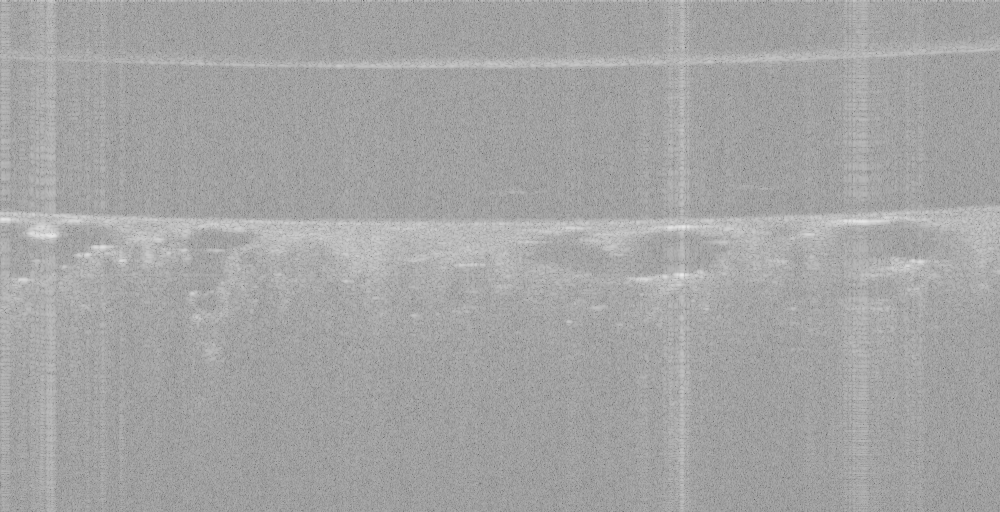
%> input picture examples/3D_noise_air.png, 1000 x 512 px, given in place of 3D_noise_air.tif, which was not available
$ octave Preprocess.m   (GNU Octave 9; MATLAB toolbox functions it lacks are replaced by stand-ins)
%> lines starting %> are read from the running program, lines starting %| are printed output that depends on the picture; pictures that were not available may be replaced by others from this repository, and a replacement may not be noted
clear
clc
close all

I = read_tif_to_mat('E:\wanghao\OCT_denoise\n2v_simple\datasets\3D_noise_air.tif');
%> in read_tif_to_mat, y is the input picture: size 512x1000 uint8; min 95, max 233, mean 164
I1 = I(:, 1:300, :);
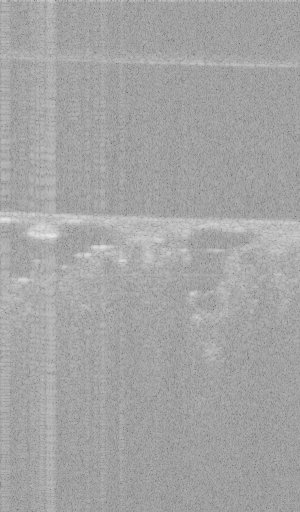
%> I1: size 512x300 uint8; min 100, max 230, mean 164.4
I2 = I(:, 301:600, :);
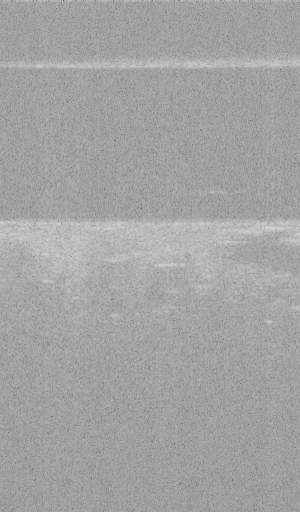
%> I2: size 512x300 uint8; min 96, max 213, mean 163.3
I3 = I(:, 601:900, :);
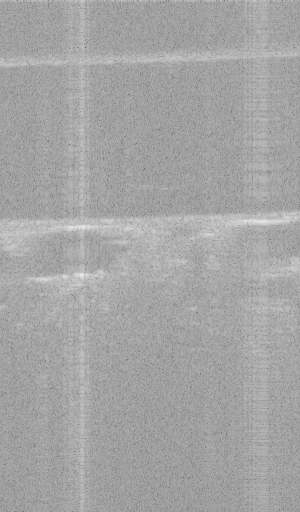
%> I3: size 512x300 uint8; min 95, max 233, mean 164.7
I4 = I(:, 701:1000, :);
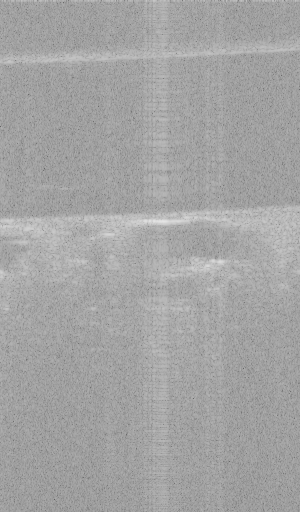
%> I4: size 512x300 uint8; min 95, max 229, mean 163.8

filename1 = 'E:\wanghao\OCT_denoise\n2v_simple\datasets\air_3D1.tif';
write_mat_to_tif(I1, filename1);


% read tiff file to mat
function y = read_tif_to_mat(filename)

info = imfinfo(filename);
nz = size(info,1);ss

for i = 1:nz
   y(:,:,i) = imread(filename,'tif', 'Index', i, 'Info', info);
end
end

% save 3D mat as tiff file without compression
function write_mat_to_tif(mat,filename)

% save angiogram segmentation as multi-image tiff file
imwrite(mat(:,:,1),filename,'compression','none');
[~,~,nz] = size(mat);
%> nz = 1
for i = 2:nz
   imwrite(mat(:,:,i),filename,'compression','none','writemode','append');
end

end
